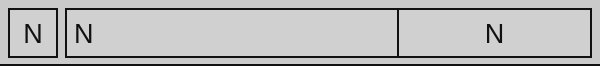
<?xml version="1.0" encoding="UTF-8"?>
<ui version="4.0">
 <class>Form</class>
 <widget class="QWidget" name="Form">
  <property name="geometry">
   <rect>
    <x>0</x>
    <y>0</y>
    <width>600</width>
    <height>66</height>
   </rect>
  </property>
  <property name="minimumSize">
   <size>
    <width>0</width>
    <height>66</height>
   </size>
  </property>
  <property name="maximumSize">
   <size>
    <width>16777215</width>
    <height>66</height>
   </size>
  </property>
  <property name="windowTitle">
   <string>Form</string>
  </property>
  <property name="styleSheet">
   <string notr="true">background: #CACACA;border-bottom: 2px solid #111111;</string>
  </property>
  <layout class="QHBoxLayout" name="horizontalLayout_2">
   <property name="spacing">
    <number>0</number>
   </property>
   <property name="leftMargin">
    <number>8</number>
   </property>
   <property name="topMargin">
    <number>7</number>
   </property>
   <property name="rightMargin">
    <number>8</number>
   </property>
   <property name="bottomMargin">
    <number>7</number>
   </property>
   <item>
    <layout class="QHBoxLayout" name="horizontalLayout">
     <property name="spacing">
      <number>7</number>
     </property>
     <item>
      <widget class="QLabel" name="lbl_pos">
       <property name="minimumSize">
        <size>
         <width>50</width>
         <height>50</height>
        </size>
       </property>
       <property name="maximumSize">
        <size>
         <width>50</width>
         <height>50</height>
        </size>
       </property>
       <property name="font">
        <font>
         <pointsize>20</pointsize>
        </font>
       </property>
       <property name="styleSheet">
        <string notr="true">background: #D0D0D0;border: 2px solid #111111;color: #111111</string>
       </property>
       <property name="text">
        <string>N</string>
       </property>
       <property name="alignment">
        <set>Qt::AlignCenter</set>
       </property>
      </widget>
     </item>
     <item>
      <widget class="QSplitter" name="splitter">
       <property name="minimumSize">
        <size>
         <width>0</width>
         <height>50</height>
        </size>
       </property>
       <property name="maximumSize">
        <size>
         <width>16777215</width>
         <height>50</height>
        </size>
       </property>
       <property name="styleSheet">
        <string notr="true">border: None;</string>
       </property>
       <property name="orientation">
        <enum>Qt::Horizontal</enum>
       </property>
       <property name="handleWidth">
        <number>0</number>
       </property>
       <widget class="QLabel" name="lbl_name">
        <property name="minimumSize">
         <size>
          <width>10</width>
          <height>50</height>
         </size>
        </property>
        <property name="maximumSize">
         <size>
          <width>16777215</width>
          <height>50</height>
         </size>
        </property>
        <property name="font">
         <font>
          <pointsize>20</pointsize>
         </font>
        </property>
        <property name="styleSheet">
         <string notr="true">background: #D0D0D0;border: 2px solid #111111;color: #111111</string>
        </property>
        <property name="text">
         <string>N</string>
        </property>
       </widget>
       <widget class="QLabel" name="lbl_time">
        <property name="minimumSize">
         <size>
          <width>10</width>
          <height>50</height>
         </size>
        </property>
        <property name="maximumSize">
         <size>
          <width>16777215</width>
          <height>50</height>
         </size>
        </property>
        <property name="font">
         <font>
          <pointsize>20</pointsize>
         </font>
        </property>
        <property name="styleSheet">
         <string notr="true">background: #D0D0D0;border: 2px solid #111111;border-left: None;color: #111111</string>
        </property>
        <property name="text">
         <string>N</string>
        </property>
        <property name="alignment">
         <set>Qt::AlignCenter</set>
        </property>
       </widget>
      </widget>
     </item>
    </layout>
   </item>
  </layout>
 </widget>
 <resources/>
 <connections/>
</ui>
